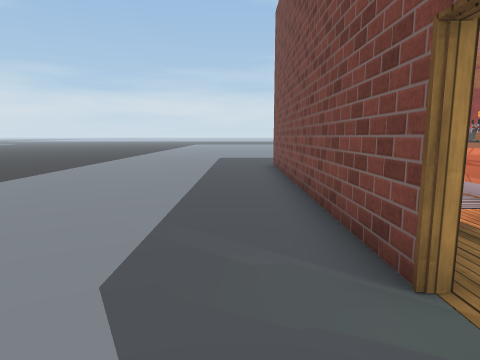
[1] (above)

24 first-person views from a walk through a Unity game level. The camera is 1.2 m above the floor, tilts 8° down and sees 75° across. The floor is counted in squares, 1 m on a side. Each view is taken from the middle of a square. On the plan, view 1 faces up. The plan holds only what a view shows up to about 13 squares ahead; the rest is blank. The place goes on beyond the plan. Some animated figures are left out. Door leaves are left out, so doorways stand open. Some surface patterns are stand-ins.

[2]
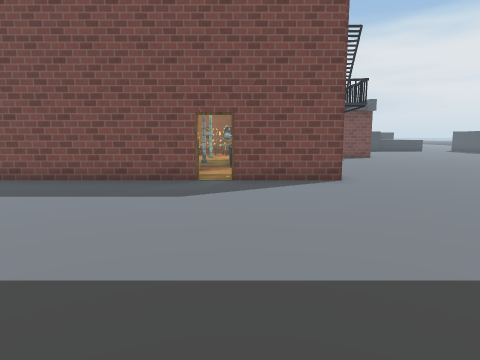

[3]
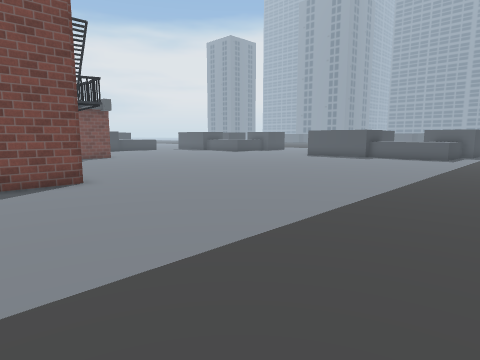

[4]
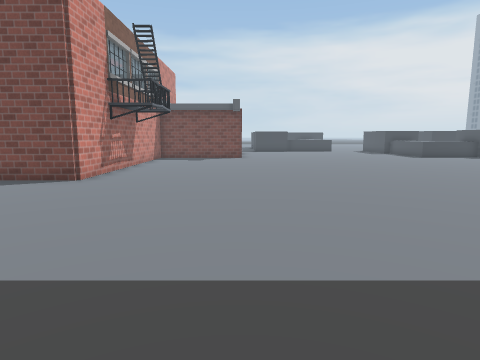

[5]
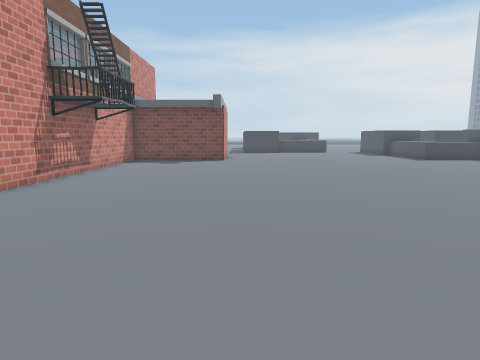

[6]
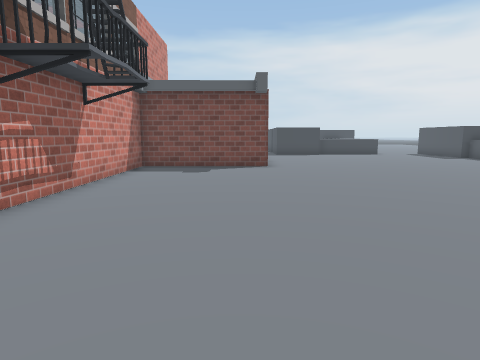

[7]
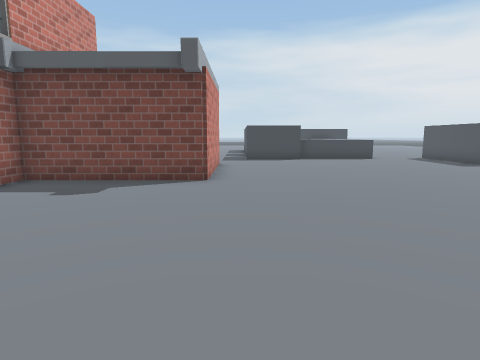

[8]
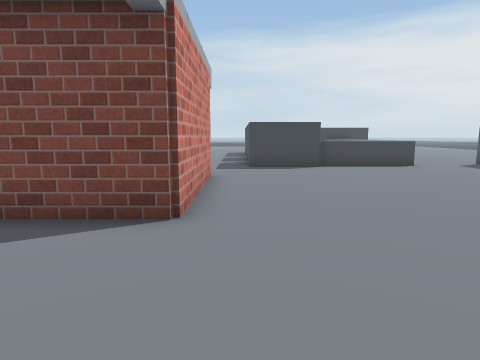

[9]
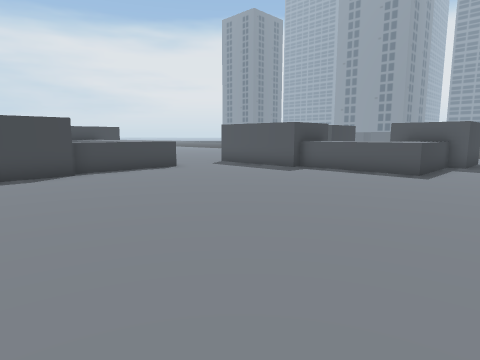

[10]
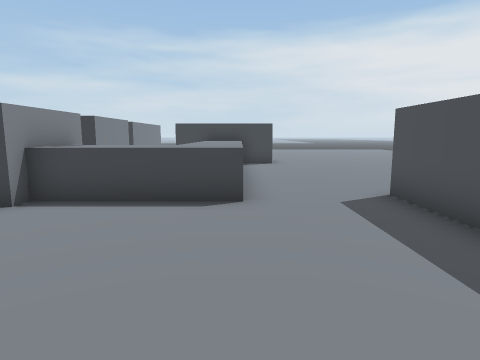

[11]
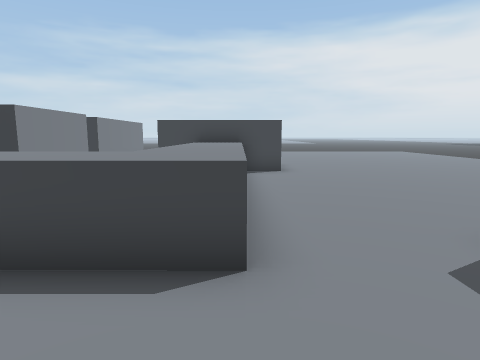

[12]
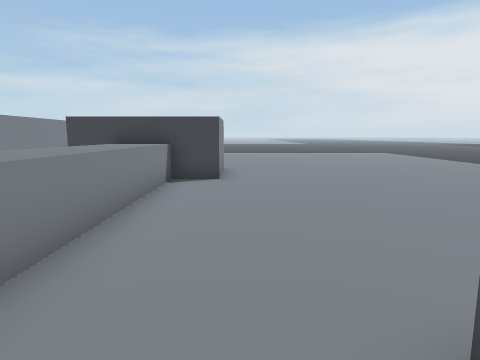

[13]
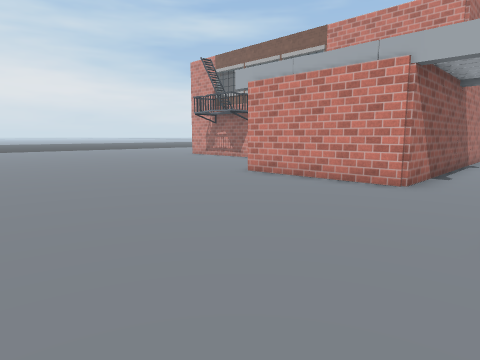

[14]
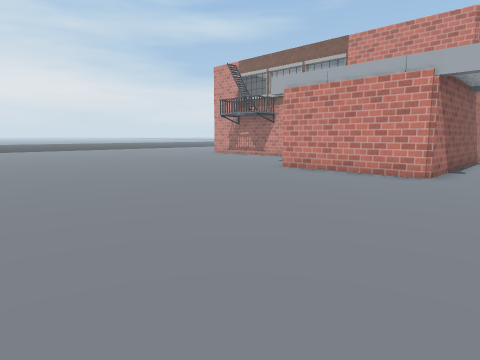

[15]
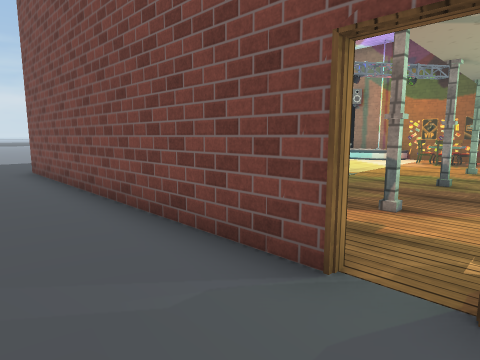

[16]
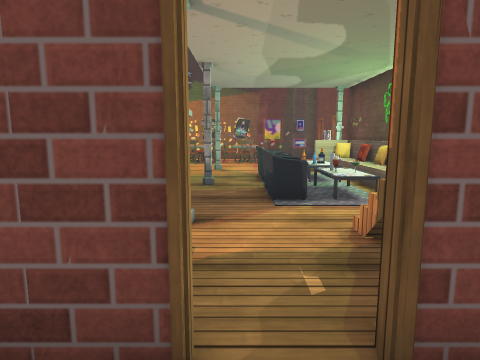

[17]
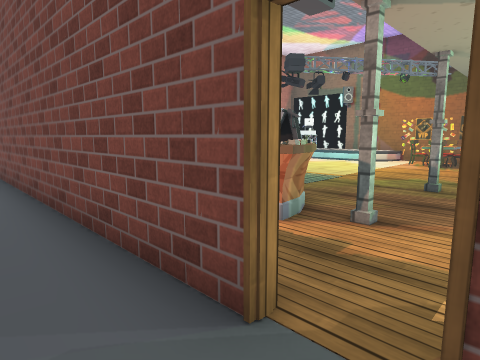

[18]
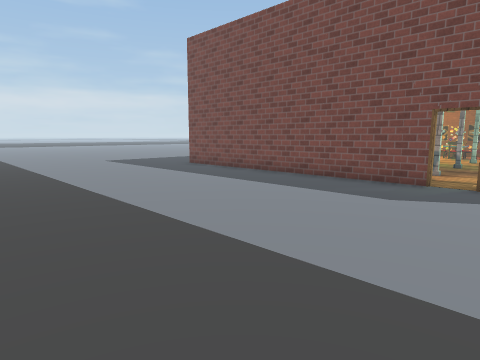

[19]
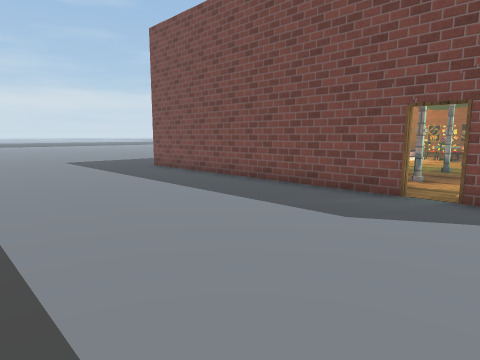

[20]
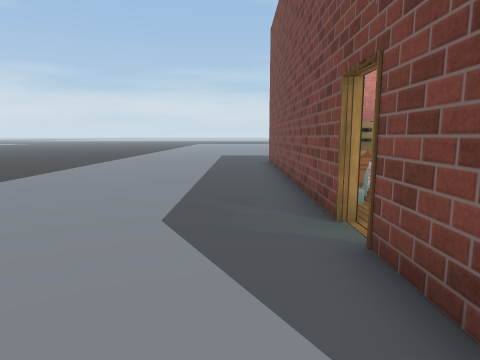

[21]
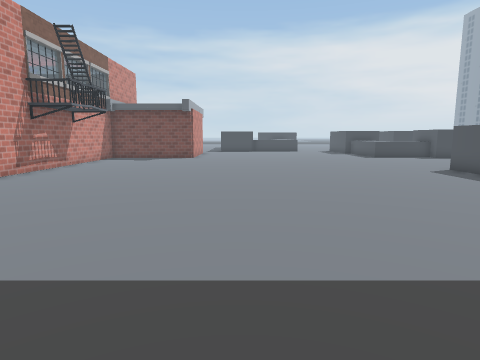

[22]
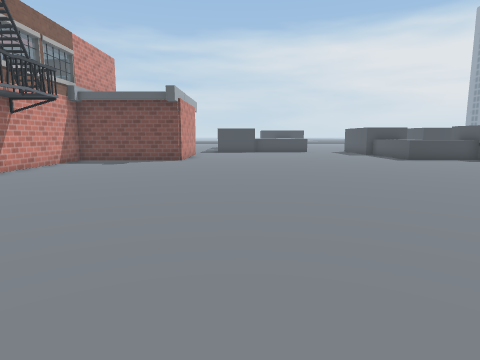

[23]
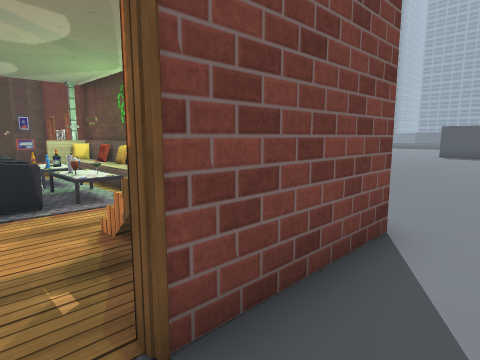

[24]
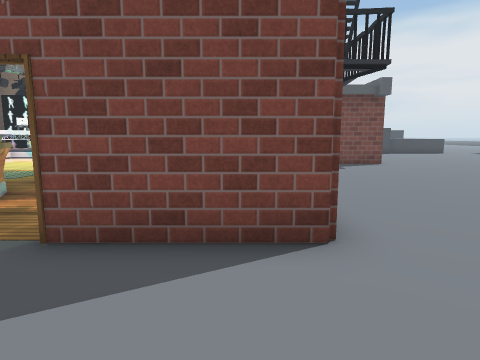

### Floor plan
Key: @ floor where view 1 was taken; # wall or solid block; . main floor; : floor 0.25 m higher than the main floor; D open door; = window, fence, low wall or low ledge; ^ raised ledge; R rug; T tap; P pillar; C chair; B bench; I pillow; A cash register; O other object.
Columns run from 8 left of view 1 to 32 right of it. Each row starts with its distance up from view 1.
 14   :....
 13 :::.......
 12 :::.......
 11 :::.......
 10 :::.......
  9 :::....... RR
  8 :::.......        ..
  7  ::.......  RT  R ...
  6  ::.......OO T RRR....
  5  ::.......OOR  RR ....OO
  4 :::.......O#A  .......OOO
  3 :::......##=P ..P..P..OO
  2 :::......DD...........
  1 :::......#D .RCCCOO..   #.
  0 :::.....@.## RRRRRR     #.
 -1 :::.......##    RR P    #.
 -2 :::.......####B#B##I#OOO#.
 -3 :::................##   #.
 -4  ::................##   #..
 -5  ::................##   #..
 -6  ::................##   #..
 -7 :::.................##  #....
 -8  ::..........................
 -9  ::........................^^
-10 :::........................^
-11   :........................^^^^^^^ ^^^^
-12   :.........................^^      ^
-13   :.........................^^      ^
-14   :. .......................^^^^^^^^^
-15       ......................^^^^^^^^^
-16        .............................^^^
-17          ................................
-18           ...............^^^^............

Where each view was taken, in squares from view 1:
view 1: 0 up, 0 right, facing up
view 2: 1 up, 8 left, facing right
view 3: 1 up, 8 left, facing down-right
view 4: 7 down, 8 left, facing right
view 5: 8 down, 6 left, facing right
view 6: 6 down, 1 left, facing right
view 7: 8 down, 3 right, facing right
view 8: 8 down, 7 right, facing right
view 9: 8 down, 9 right, facing down-right
view 10: 15 down, 14 right, facing right
view 11: 15 down, 17 right, facing right
view 12: 17 down, 19 right, facing right
view 13: 15 down, 19 right, facing up-left
view 14: 17 down, 19 right, facing up-left
view 15: 1 up, 1 left, facing up-right
view 16: 2 up, 0 right, facing right
view 17: 1 up, 0 right, facing up-right
view 18: 0 up, 8 left, facing up-right
view 19: 0 up, 6 left, facing up-right
view 20: 2 down, 0 right, facing up
view 21: 10 down, 8 left, facing right
view 22: 10 down, 4 left, facing right
view 23: 2 up, 0 right, facing down-right
view 24: 1 down, 2 left, facing right
